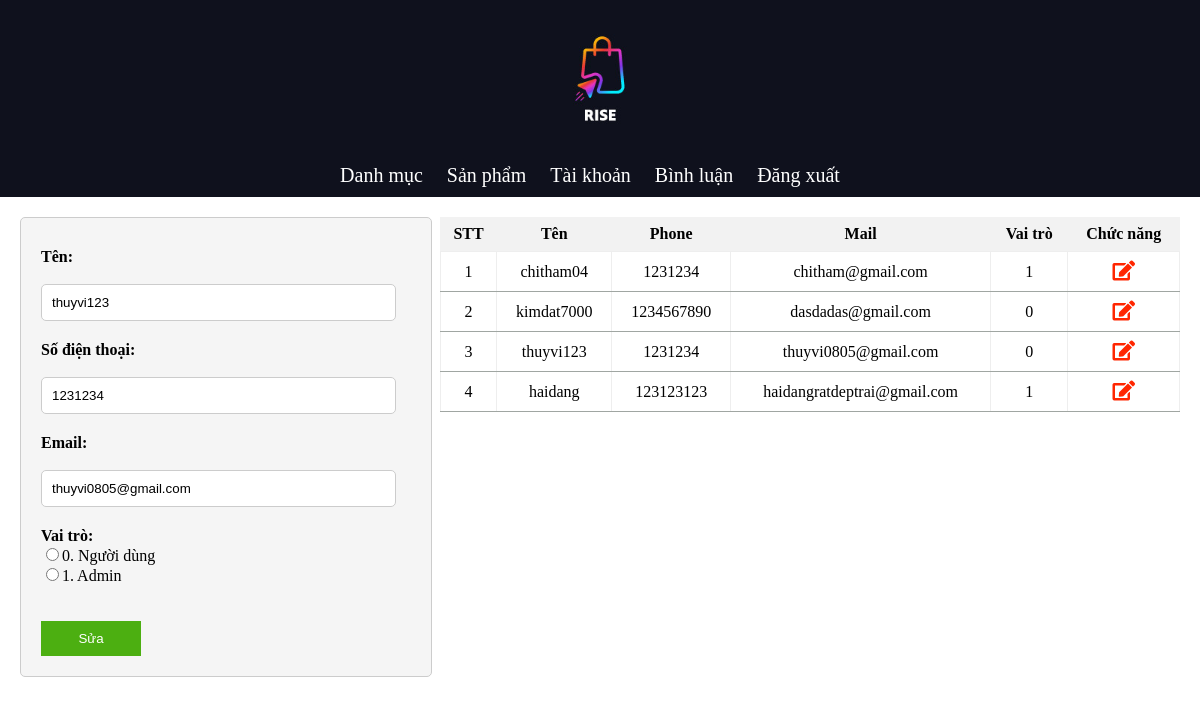
Page /admin.php?pg=uduser&id=2 on the committed database.
### tables this page shows
CREATE TABLE `user` (
  `id_us` int(4) NOT NULL,
  `ten` varchar(100) NOT NULL,
  `username` varchar(100) NOT NULL,
  `password` varchar(50) NOT NULL,
  `phone` int(11) NOT NULL,
  `email` varchar(100) NOT NULL,
  `vaitro` tinyint(4) NOT NULL DEFAULT 0
);

### dao/pdo.php (called while the page is built, shortened)
<?php
function pdo_get_connection()
{
    $dburl = "mysql:host=localhost;dbname=dataduan1;charset=utf8";
    $username = 'root';
    $password = '';
    $conn = new PDO($dburl, $username, $password);
    $conn->setAttribute(PDO::ATTR_ERRMODE, PDO::ERRMODE_EXCEPTION);
    return $conn;
}
function pdo_query($sql)
{
    $sql_args = array_slice(func_get_args(), 1);
    try {
        $conn = pdo_get_connection();
        $stmt = $conn->prepare($sql);
        $stmt->execute($sql_args);
        $rows = $stmt->fetchAll();
        return $rows;
    } catch (PDOException $e) {
        throw $e;
    } finally {
        unset($conn);
    }
}
function pdo_query_one($sql)
{
    $sql_args = array_slice(func_get_args(), 1);
    try {
        $conn = pdo_get_connection();
        $stmt = $conn->prepare($sql);
        $stmt->execute($sql_args);
        $row = $stmt->fetch(PDO::FETCH_ASSOC);
        return $row;
    } catch (PDOException $e) {
        throw $e;
    } finally {
        unset($conn);
    }
}

### dao/user.php (called while the page is built, shortened)
<?php
require_once 'pdo.php';
function get_user($id_us)
{
    $sql = "SELECT * FROM user WHERE id_us=?";
    return pdo_query_one($sql, $id_us);
}
function showus()
{
    $sql = "SELECT * FROM user ORDER BY id_us DESC ";
    return pdo_query($sql);
}

### view/quantri/udkhachhang.php (the view, shortened to what this page needs)
<?php
$kq = '';
$stt = 0;
foreach ($showus as $value) {
    $stt++;
    extract($value);
    $kq .= '<tr>
        <td>' . $stt . '</td>
        <td>' . $username . '</td>
        <td>' . $phone . '</td>
        <td>' . $email . '</td>
        <td>' . $vaitro . '</td>
        <td><a href="admin.php?pg=uduser&id=' . $id_us . '"><i class="fas fa-edit" style="color: #ff2600;"></i></a></td>
    </tr>';
}
if ((isset($_GET['id'])) && ($_GET['id'] > 0)) {
    $id = $_GET['id'];
    $uduser = get_user($id);
    extract($uduser);
}
?>
<body>
    <div class="content">
        <div class="form-loai">
            <form name="" action="admin.php?pg=capnhatus" method="post" onsubmit="return validateForm()">
                <div class="group">
                    <label for="">Tên: </label><br>
                    <input type="text" name="username" id="username" value="<?= $username ?>" readonly>
                </div>
                <div class="group">
                    <label for="">Số điện thoại: </label><br>
                    <input type="text" name="phone" id="phone" value="<?= $phone ?>" readonly>
                </div>
                <div class="group">
                    <label for="">Email: </label><br>
                    <input type="text" name="email" id="email" value="<?= $email ?>" readonly>
                </div>
                <div class="group">
                    <label for="">Vai trò:</label>
                    <input type="radio" name="vaitro" value="0" id="vaitro">0. Người dùng<br>
                    <input type="radio" name="vaitro" value="1" id="vaitro">1. Admin<br>
                    <br>
                    <input type="hidden" name="id" value="<?= $id ?>"><br>
                    <input type="submit" name="capnhat" value="Sửa" class="btn">
                </div>
            </form>
        </div>
        <table border="1">
            <tr>
                <th>STT</th>
                <th>Tên</th>
                <th>Phone</th>
                <th>Mail</th>
                <th>Vai trò</th>
                <th>Chức năng</th>
            </tr>
            <?php echo $kq; ?>
        </table>
    </div>
</body>
</html>

### view/css/admin.css (style rules this page uses)
body { margin: 0; padding: 0; }
.form-loai { width: 100%; margin: 20px; }
form { width: 100%; max-width: 400px; background-color: #f5f5f5; border: 1px solid #ccc; padding: 20px; border-radius: 5px; }
label { display: block; font-weight: bold; margin-top: 10px; }
input[type="file"], input[type="text"], input[type="password"], select { width: 90%; padding: 10px; margin-bottom: 10px; border: 1px solid #ccc; border-radius: 5px; }
input[type="radio"] { padding: 0px; margin-bottom: 0px; border: 1px solid #ccc; border-radius: 5px; }
.btn { background-color: #007BFF; color: white; padding: 10px 20px; border: none; cursor: pointer; }
.content { display: flex; justify-content: space-between; align-items: flex-start; }
.form-loai { flex: 1; padding-right: 10px; }
table { flex: 2; }
table { margin: 20px; float: left; text-align: center; border: none; border-collapse: collapse; }
.btn { width: 100px; background-color: #4caf11; }
th { background-color: #f2f2f2; padding: 8px; border: none; }
td { border-bottom: 1px solid rgb(160, 166, 162); text-align: center; padding: 8px; }
a { text-decoration: none; font-size: 20px; }

### rows in the picture
user: username "thuyvi123", phone "1231234", email "thuyvi0805@gmail.com", vaitro "0"
user: username "chitham04", phone "1231234", email "chitham@gmail.com", vaitro "1"
user: username "kimdat7000", phone "1234567890", email "dasdadas@gmail.com", vaitro "0"
user: username "haidang", phone "123123123", email "haidangratdeptrai@gmail.com", vaitro "1"
